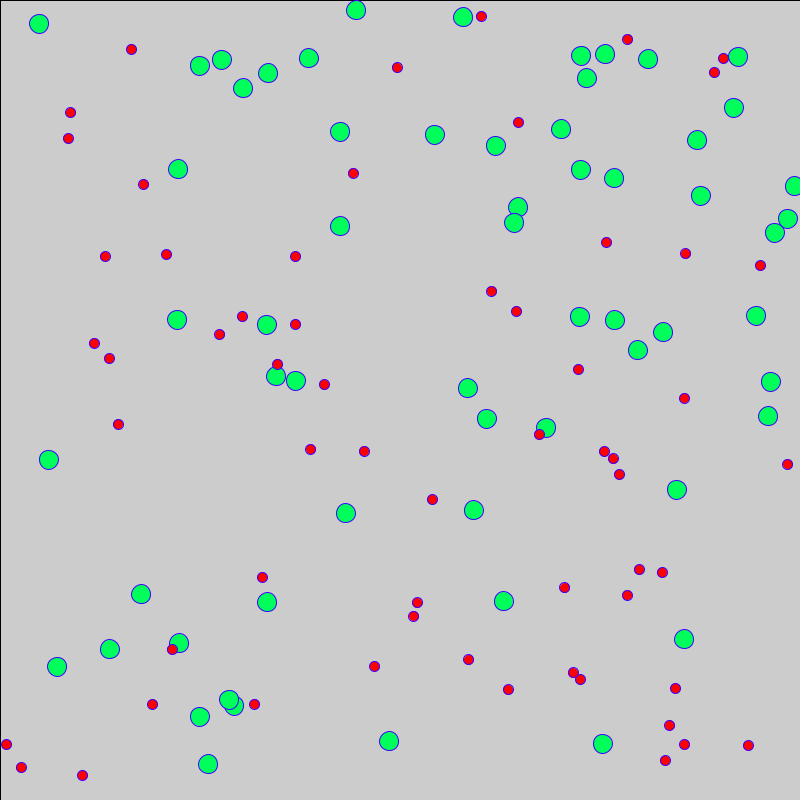
Frame 1 (no input)
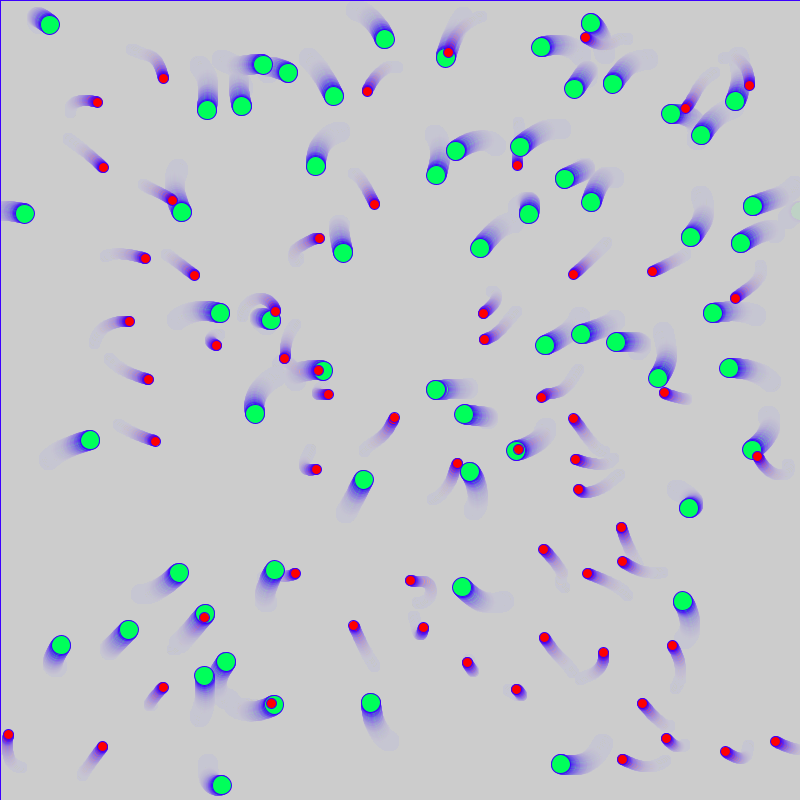
Frame 60 (the mouse pressed at the canvas centre just before this capture)
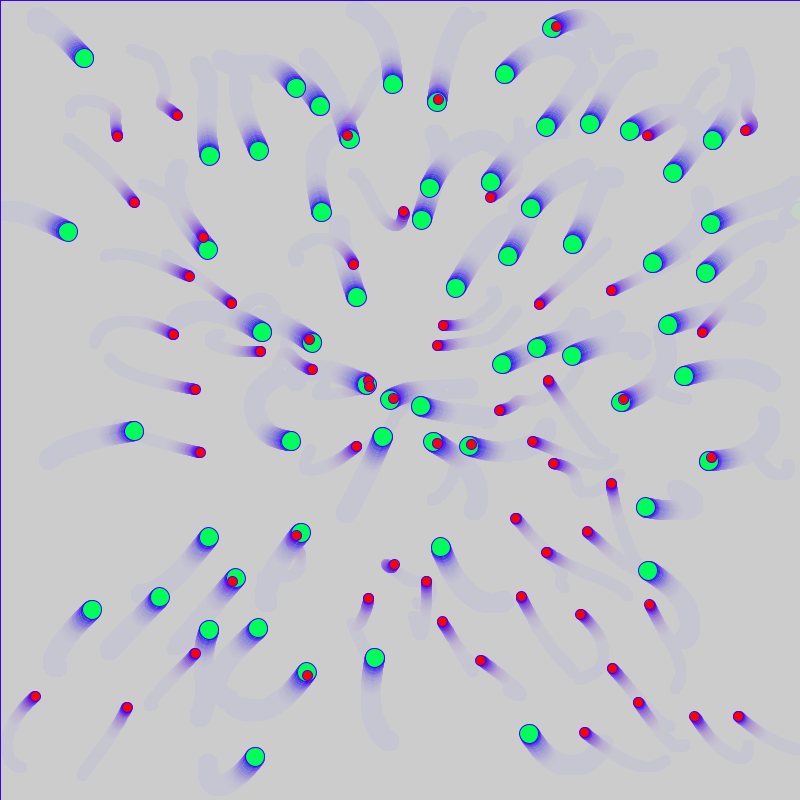
Frame 120 (the mouse held since frame 60 and released just before this capture)

The Processing sketch that drew these frames (run headless with seeded random() and noise(); from frame 60 on, the mouse is pressed at the canvas centre):

// Processing sketch: processing_185786
// ── processing_185786.pde

///////////////////////////////////////////////////////////////
// Inspired by Example 2.8 (シフマン, p.84)
// repulsive particles 反発しあう粒子たち
// modified version
///////////////////////////////////////////////////////////////
int N = 60; //Moverオブジェクトの数
Mover[] movers = new Mover[N]; //Moverクラスのオブジェクトの配列
Mover2[] movers2 = new Mover2[N]; //Moverクラスのオブジェクトの配列
Attractor a;                   //Attractorクラスのオブジェクト
float  G = 9.8;               //重力定数
float  Mass_p = 1;           //粒子たちの質量
float  velo_MAX = 1;           //速さ制限（これを超えたらリセット）
float  coef = 0.01;            //抗力係数
/////////////////////////////////////
void setup(){ ////////セットアップ
  size(800, 800); //窓のサイズを指定
  colorMode(HSB); //カラーモードはHSBモードで
  
  for(int i = 0; i < N; i++){
     movers[i] = new Mover(Mass_p, random(width), random(height)); //オブジェクト生成
     movers2[i] = new Mover2(Mass_p, random(width), random(height)); //オブジェクト生成
  }
  
  a = new Attractor(); //オブジェクト生成
}
/////////////////////////////////////
void draw(){ ////////メインループ
  //background(255);
  fill(200,20);            //透明度指定
  rect(0,0,width,height);  //箱を描く
  
  //a.display(); //attractorの表示
    
  for(int i = 0; i < N; i++){
    
    PVector force = a.attract(movers[i]); //attractor a がmover[i]へ及ぼす力を計算
    movers[i].applyForce(force);   //力を印加
     force = a.attract2(movers2[i]); //attractor a がmover[i]へ及ぼす力を計算
    movers2[i].applyForce(force);   //力を印加
    if(false){//mousePressed){ ////もしもマウスボタンが押されたら
      float speed = movers[i].velocity.mag();
       float speed2 = movers2[i].velocity.mag();
      float dragMag = coef * speed * speed;
      float dragMag2 = coef * speed2 * speed2;
      PVector dragForce = movers[i].velocity.get();
       PVector dragForce2 = movers2[i].velocity.get();
      dragForce.mult(-1);
       dragForce2.mult(-1);
      dragForce.normalize();
      dragForce2.normalize();
      dragForce.mult(dragMag);
      dragForce2.mult(dragMag2);
      movers[i].applyForce(dragForce);
       movers2[i].applyForce(dragForce2);
      textSize(24);
      fill(60,10);
      text("Viscosity", width/2-60, height-50);
    }
 
    for(int j = 0; j < N; j++){  //相互作用処理
      if(i != j){
        PVector force_m = movers[j].attract(movers[i]); //物体 j が物体 i に及ぼす力を計算
        movers[i].applyForce(force_m);                  //物体 i への力の適用
        PVector force_m2 = movers[j].attract2(movers2[i]); //物体 j が物体 i に及ぼす力を計算
        movers2[i].applyForce(force_m2);                  //物体 i への力の適用
        PVector force_m3 = movers2[j].attract(movers2[i]); //物体 j が物体 i に及ぼす力を計算
        movers2[i].applyForce(force_m3);                  //物体 i への力の適用
        PVector force_m4 = movers2[j].attract2(movers[i]); //物体 j が物体 i に及ぼす力を計算
        movers2[i].applyForce(force_m4);                  //物体 i への力の適用
       
      }
    }
    
    movers[i].update();             
    movers[i].checkVelocityForReset(); 
    movers[i].display();              
    movers[i].periodicBoundary();    
  }
  
  for(int i = 0; i < N; i++ ){
    movers2[i].update();               
    movers2[i].checkVelocityForReset(); 
    movers2[i].display();              
    movers2[i].periodicBoundary();      
  } 
  //textSize(15);
  //fill(80);
  //text("Viscosity emerges by pressing the mouse button", 20, height - 20);
  //fill(150,255,255);
  //text("Repulsive particles in cone potential", 20, 20);
}
/////////////////////////////////////
//// クラスや関数の定義
/////////////////////////////////////
class Mover{ //////// Moverクラスの定義
  PVector location;     //位置
  PVector velocity;     //速度
  PVector acceleration; //加速度
  float   mass;         //質量
  float   s_max = 1.0;  //速度設定範囲
  
  Mover(float m, float x, float y){  //コンストラクタ
    mass = m;
    location = new PVector(x,y);
    velocity = new PVector(random(-s_max, s_max),random(-s_max, s_max));
    acceleration = new PVector(0,0);
  }
  
  void applyForce(PVector force){  ////ニュートンの第２法則
    PVector f = PVector.div(force, mass); //力を受け取って質量で除算
    acceleration.add(f);                  //加速度に加算
  }
  
  ////////
  PVector attract(Mover m){ 
    PVector force = PVector.sub(location, m.location);
    float distance = force.mag(); 
    force.normalize();          
    float strength = -(G * mass * m.mass) / (distance * distance); 
    force.mult(strength);       
    return force;
  }
  PVector attract2(Mover2 m){ 
    PVector force = PVector.sub(location, m.location);
    float distance = force.mag(); 
    force.normalize();            
    float strength = 0;
    if( distance >= 5)
    {
      strength = (G * mass * m.mass) / (distance * distance); 
    }
    force.mult(strength);         
    return force;
  }
  ////////
  
  void update(){   ////状態更新
    velocity.add(acceleration); //加速度を「積分」して速度に
    location.add(velocity);     //速度を「積分」して位置に
    acceleration.mult(0);       //加速度のクリア（ゼロをかけ算）（毎回クリア）
  }
  
  void display(){ ////表示
    stroke(180,255,255); //ふちの色を指定
    fill(100, 255, 255); //中身の色を指定
    ellipse(location.x, location.y, 19, 19);
  }
  
  void periodicBoundary(){ ////周期的境界条件の実現
    if(location.x > width){
      location.x = 0;
    } else if(location.x < 0){
      location.x = width;
    }
    
    if(location.y > height){
      location.y = 0;
    } else if(location.y < 0){
      location.y = height;
    }
  }
  
  void checkVelocityForReset(){
    if(velocity.mag() > velo_MAX){
      velocity.mult(0.5);
    }
  }
}
class Mover2{ //////// Moverクラスの定義
  PVector location;     //位置
  PVector velocity;     //速度
  PVector acceleration; //加速度
  float   mass;         //質量
  float   s_max = 1.0;  //速度設定範囲
  
  Mover2(float m, float x, float y){  //コンストラクタ
    mass = m;
    location = new PVector(x,y);
    velocity = new PVector(random(-s_max, s_max),random(-s_max, s_max));
    acceleration = new PVector(0,0);
  }
  
  void applyForce(PVector force2){  ////ニュートンの第２法則
    PVector f = PVector.div(force2, mass); //力を受け取って質量で除算
    acceleration.add(f);                  //加速度に加算
  }
  
  ////////
  PVector attract(Mover2 m){ ////引力（ここでは斥力：静電反発力）
    PVector force2 = PVector.sub(location, m.location);
    float distance2 = force2.mag(); //物体とattractorの距離を取得
    force2.normalize();            //規格化（長さを１に）
    float strength2 = -(G * mass * m.mass) / (distance2 * distance2); //斥力
    force2.mult(strength2);         //単位ベクトルに万有引力の大きさを書ける
    return force2;
  }
  ////////
   PVector attract2(Mover m){ ////引力（ここでは斥力：静電反発力）
    PVector force = PVector.sub(location, m.location);
    float distance = force.mag(); //物体とattractorの距離を取得
    force.normalize();            //規格化（長さを１に） 
    float strength = 0;
    if(distance >= 5){
      strength = (G * mass * m.mass) / (distance * distance); //斥力
    }
    force.mult(strength);         //単位ベクトルに万有引力の大きさを書ける
    return force;
  }
  void update(){   ////状態更新
    velocity.add(acceleration); //加速度を「積分」して速度に
    location.add(velocity);     //速度を「積分」して位置に
    acceleration.mult(0);       //加速度のクリア（ゼロをかけ算）（毎回クリア）
  }
  
  void display(){ ////表示
    stroke(180,255,255); //ふちの色を指定
    fill(255, 255, 255); //中身の色を指定
    ellipse(location.x, location.y, 10, 10);
  }
  
  void periodicBoundary(){ ////周期的境界条件の実現
    if(location.x > width){
      location.x = 0;
    } else if(location.x < 0){
      location.x = width;
    }
    
    if(location.y > height){
      location.y = 0;
    } else if(location.y < 0){
      location.y = height;
    }
  }
  
  void checkVelocityForReset(){
    if(velocity.mag() > velo_MAX){
      velocity.mult(0.5);
    }
  }
}
////////
class Attractor{ ////////Attractorクラスの定義
  float mass;       //質量
  PVector location; //位置
  
  Attractor(){ //コンストラクタ
    location = new PVector(width/2, height/2); //位置は窓の中央
    mass = 1;
  }
  
  PVector attract(Mover m){ ////引力
    PVector force = PVector.sub(location, m.location);
    //float distance = force.mag(); //物体とattractorの距離を取得
    float distance = 20;             //固定値すなわち，コーン（円錐）ポテンシャル
    force.normalize();               //規格化（長さを１に）
    float strength = (G * mass * m.mass) / (distance * distance); //引力
    force.mult(strength);           //単位ベクトルに引力の大きさを書ける
    return force;
  }
    
     PVector attract2(Mover2 m2){ ////引力
    PVector force2 = PVector.sub(location, m2.location);
   /// float distance2 = force2.mag(); //物体とattractorの距離を取得
    float distance2 = 20;             //固定値すなわち，コーン（円錐）ポテンシャル
    force2.normalize();               //規格化（長さを１に）
    float strength2 = (G * mass * m2.mass) / (distance2 * distance2); //引力
    force2.mult(strength2);           //単位ベクトルに引力の大きさを書ける
    return force2;
    
  }
  
  void display(){ ////表示
    noStroke();
    fill(0, 5);
    ellipse(location.x, location.y, width/2, height/2);
  }
}
////////
void mouseDragged(){
  a.location.x = mouseX;
  a.location.y = mouseY;
}
void mouseReleased(){ ///マウスボタンを離したら各粒子の速度をランダムにセット
  for(int i = 0; i < N; i++){
  ///  movers[i].velocity.set(random(-2,2),random(-2,2),0);
    //movers[i].velocity.set(0,0,0);
    //movers2[i].velocity.set(0,0,0);
///    movers2[i].velocity.set(random(-2,2),random(-2,2),0);
//    movers2[i].location.x = random(100);
///    movers2[i].location.y = random(100);
    // "the 3rd argument ",0" is necessary in Processing 1.5.1
    // while, it is not necessary for Processing 2
  }
}
////////
